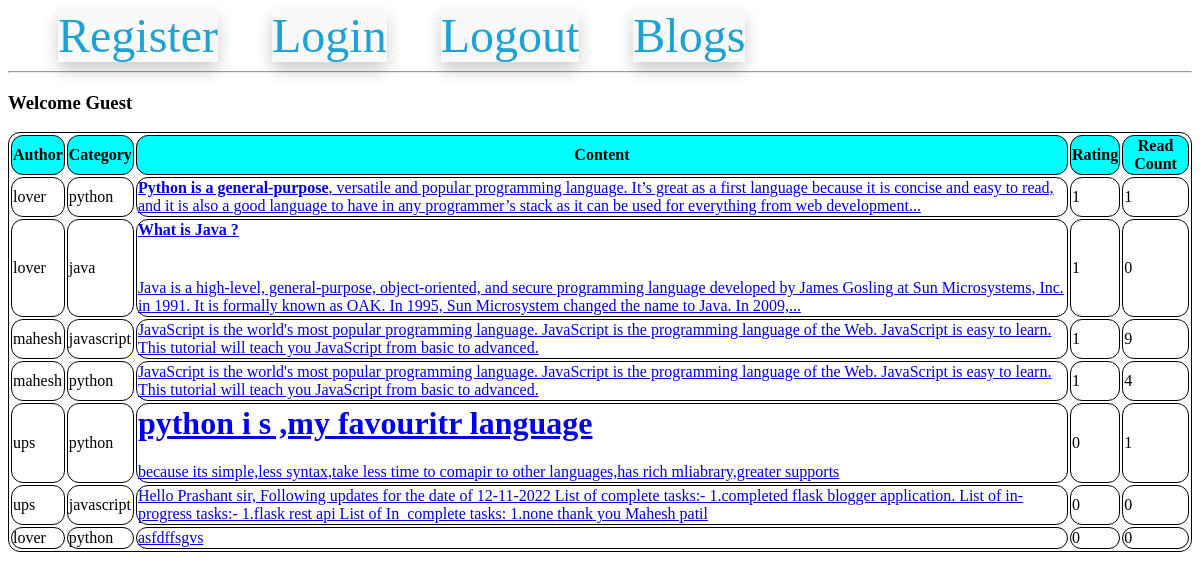
The page /listAllBlogs on the database its author committed.
### models.py (models this page shows, shortened)
class UserModel(UserMixin,db.Model):
    __tablename__ = 'users'
    id = db.Column(db.Integer, primary_key=True)
    email = db.Column(db.String(100), unique=True)
    username = db.Column(db.String(100))
    password_hash = db.Column(db.String(250))

class BlogModel(db.Model):
    id = db.Column(db.Integer,primary_key=True)
    category_id = db.Column(db.Integer,db.ForeignKey('category_master.category_id'), nullable=False)
    blog_user_id = db.Column(db.Integer,db.ForeignKey('users.id'), nullable=True)
    blog_text = db.Column(db.Text, nullable=False)
    blog_creation_date = db.Column(db.DateTime)
    blog_read_count = db.Column(db.Integer, default=0)
    blog_rating_count = db.Column(db.Integer, default=0)

### routes.py (the view)
@app.route('/listAllBlogs')
def list_all_blogs():
    all_blogs = BlogModel.query.all()
    all_users = UserModel.query.all()
    print(all_blogs)
    return render_template('list_all_blogs.html',all_blogs=all_blogs, all_users=all_users, all_categories = global_all_category_name)

### templates/list_all_blogs.html (shortened to what this page needs)
{% extends 'base.html'%}
    {% block content%}
        {% if current_user.username == Null %}
        <h3>Welcome Guest</h3>
        {% else %}
        <h3>Welcome {{current_user.username}}</h3>
        {% endif %}
        <table>
            <thead>
                <th>
                    Author
                </th>
                <th>
                    Category
                </th>
                <th>Content</th>
                <th>Rating</th>
                <th>Read Count</th>
            </thead>
            <tbody>
                {% for a_blog in all_blogs %}
                <tr>
                    <td>{{ all_users[a_blog.blog_user_id-1].username}}</td>
                    <td>{{ all_categories[a_blog.category_id] }}</td>
                    {% if current_user.is_authenticated %}
                    <td> <a href="/blogDetail/{{a_blog.id}}/{{all_users[a_blog.blog_user_id-1].username}}/{{ all_categories[a_blog.category_id] }}">{{ a_blog.blog_text|safe|truncate(275) }}</a></td>
                    {% else %}
                    <td><a href="/listAllBlogs">{{ a_blog.blog_text|safe|truncate(275) }}</a></td>
                    {% endif %}
                    <td>{{ a_blog.blog_rating_count }}</td>
                    <td>{{ a_blog.blog_read_count }}</td>
                </tr>
               {% endfor%}
            </tbody>
        </table>
    {% endblock %}

### templates/base.html (shortened to what this page needs)
<head>
</head>
<body>
    <nav>
        <a href="{{ url_for('register')}}">Register</a>
        <a href="{{ url_for('login')}}">Login</a>
        <a href="{{ url_for('logout')}}">Logout</a>
        <a href="{{ url_for('list_all_blogs')}}">Blogs</a>
    </nav>
    <hr>
    <div class='content'>
        {% block content%}
        {% endblock %}
    </div>
</body>

### templates/base.html (style rules this page uses)
nav a { color: #1da2d6; font-size: 3em; margin-left: 50px; text-decoration:none; box-shadow: 0px 8px 16px 0px rgba(0,0,0,0.2); z-index: 1; background-color: #f9f9f9; }

### templates/list_all_blogs.html (style rules this page uses)
th { background-color: aqua; }
table, td, th { border: 1px solid black; border-radius: 12px; }

### rows shown on the page
BlogModel: all_categories "python", blog_text "Python is a general-purpose , versatile and popular programming language. It’s great as a first language because it is concise and easy to read, and it is also a good language to have in any programmer’s stack as it can be used for everything from web development...", blog_rating_count "1", blog_read_count "1"
UserModel: username "lover"
BlogModel: all_categories "java", blog_text "What is Java ? Java is a high-level, general-purpose, object-oriented, and secure programming language developed by James Gosling at Sun Microsystems, Inc. in 1991. It is formally known as OAK. In 1995, Sun Microsystem changed the name to Java. In 2009,...", blog_rating_count "1", blog_read_count "0"
BlogModel: all_categories "javascript", blog_text "JavaScript is the world's most popular programming language. JavaScript is the programming language of the Web. JavaScript is easy to learn. This tutorial will teach you JavaScript from basic to advanced.", blog_rating_count "1", blog_read_count "9"
UserModel: username "mahesh"
BlogModel: all_categories "python", blog_text "JavaScript is the world's most popular programming language. JavaScript is the programming language of the Web. JavaScript is easy to learn. This tutorial will teach you JavaScript from basic to advanced.", blog_rating_count "1", blog_read_count "4"
BlogModel: all_categories "python", blog_text "python i s ,my favouritr language because its simple,less syntax,take less time to comapir to other languages,has rich mliabrary,greater supports", blog_rating_count "0", blog_read_count "1"
UserModel: username "ups"
BlogModel: all_categories "javascript", blog_text "Hello Prashant sir, Following updates for the date of 12-11-2022 List of complete tasks:- 1.completed flask blogger application. List of in-progress tasks:- 1.flask rest api List of In_complete tasks: 1.none thank you Mahesh patil", blog_rating_count "0", blog_read_count "0"
BlogModel: all_categories "python", blog_text "asfdffsgvs", blog_rating_count "0", blog_read_count "0"
